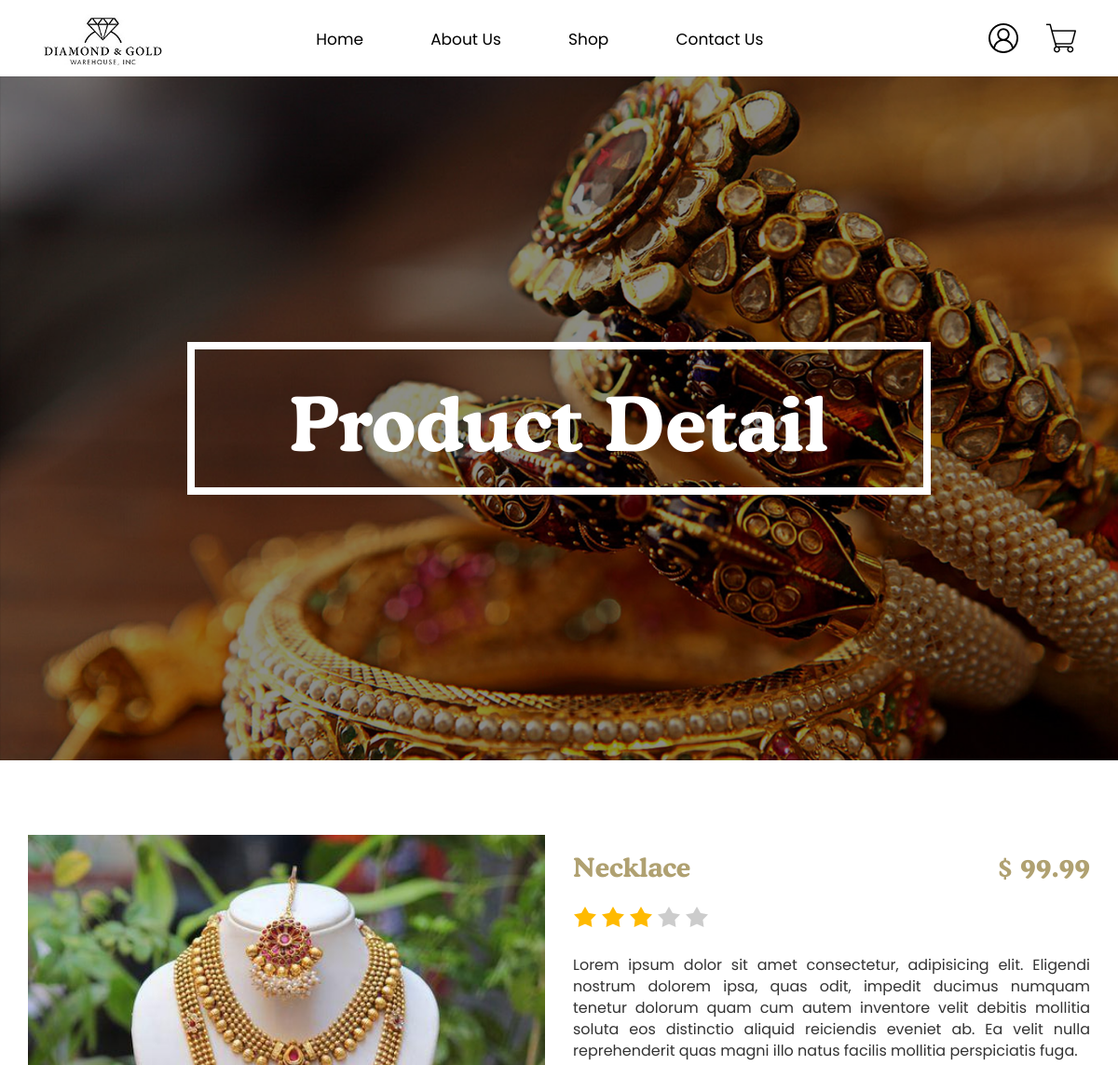
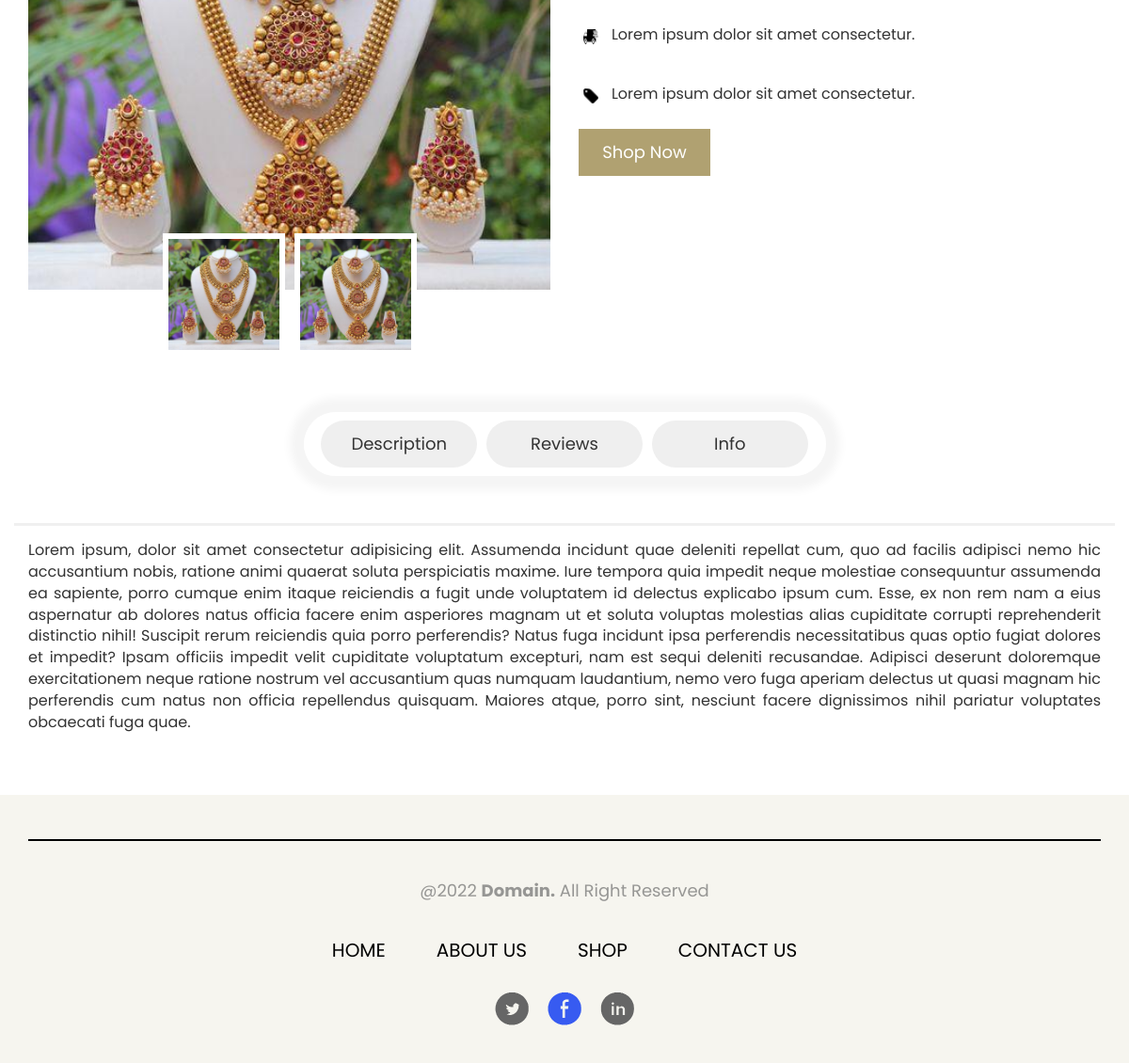
/webE-Commerce/productDetail.php?productid=15, run on the app's committed database (2 pictures, top to bottom).
### tables this page shows
CREATE TABLE `products` (
  `p_id` int(11) NOT NULL,
  `name` varchar(150) NOT NULL,
  `price` float NOT NULL,
  `description` text NOT NULL,
  `image` varchar(500) NOT NULL,
  `quantity` int(11) NOT NULL,
  `status` tinyint(1) NOT NULL,
  `created_on` timestamp NOT NULL DEFAULT current_timestamp()
);

### webE-Commerce/productDetail.php (the view, shortened to what this page needs)
<?php
$size = 0;
?>
<!DOCTYPE html>
<html lang="en">
<head>
    <link href="css/bootstrap.min.css" rel="stylesheet">
    <link href="css/style.css?v=<?php echo time(); ?>" rel="stylesheet" type="text/css" />
</head>
<body>
    <?php
    include('connection.php');
    $p_id = $_GET["productid"];
    $sql = "SELECT * FROM `products` WHERE p_id = " . $p_id;
    $result = $con->query($sql);
    $data = mysqli_fetch_array($result);
    ?>
    <header>
        <div class="container">
            <div class="row">
                <nav class="navbar navbar-default bg-color">
                    <div class="col-md-2 col-sm-2">
                        <div class="navbar-header">
                            <a class="navbar-brand" href="index.php">
                                <div class="logo">
                                    <img src="images/j_logo.png" alt="logo">
                                </div>
                            </a>
                        </div>
                    </div>
                    <div class="col-md-10 col-sm-10">
                        <div class="collapse navbar-collapse" id="my-navbar-collapse">
                            <div class="row">
                                <div class="col-md-9 col-sm-9 navigation-bar">
                                    <ul class="nav navbar-nav">
                                        <li><a href="index.php">Home</a></li>
                                        <li><a href="aboutus.php">About Us</a></li>
                                        <li><a href="menu.php">Shop</a></li>
                                        <li><a href="contactus.php">Contact Us</a></li>
                                    </ul>
                                </div>
                                <div class="col-md-3 col-sm-3 icons">
                                    <ul class="nav navbar-nav navbar-right">
                                        <li>
                                            <a href="userAccount.php">
                                                <div class="user-active" data-icon="<?php echo ($_SESSION['user-active']) ?>" id="cart_item_qty">
                                                    <img src="images/user.png" alt="" class="bell-icon" />
                                                </div>
                                            </a>
                                        </li>
                                        <li>
                                            <a href="checkout.php">
                                                <div class="cart-item-qty" data-number="<?php echo ($size) ?>" id="cart_item_qty">
                                                    <img src="images/cart.png" alt="" class="bell-icon" />
                                                </div>
                                            </a>
                                        </li>
                                    </ul>
                                </div>
                            </div>
                        </div>
                    </div>
                </nav>
            </div>
        </div>
    </header>
    <section>
        <div class="banner-main">
            <div class="container">
                <div class="border-banner">
                    <h1 class="banner-heading">Product Detail</h1>
                </div>
            </div>
        </div>
    </section>
    <section>
        <div class="detail-product">
            <div class="container">
                <div class="row">
                    <div class="col-md-6">
                        <div class="product-image">
                            <div class="product-main-img">
                                <img src="<?php echo $data['image']; ?>" alt="">
                            </div>
                            <div class="product-sub-img">
                                <img src="<?php echo $data['image']; ?>" alt="">
                                <img src="<?php echo $data['image']; ?>" alt="">
                            </div>
                        </div>
                    </div>
                    <div class="col-md-6">
                        <div class="product-more-details">
                            <h2 class="subHeading"><?php echo $data['name']; ?><span>$ <?php echo $data['price']; ?></span></h2>
                            <div class="starts">
                                <ul>
                                    <li><img src="images/start0.png" alt="start"></li>
                                    <li><img src="images/start0.png" alt="start"></li>
                                    <li><img src="images/start0.png" alt="start"></li>
                                    <li><img src="images/start1.png" alt="start"></li>
                                    <li><img src="images/start1.png" alt="start"></li>
                                </ul>
                            </div>
                            <div class="aboutus">
                                <p class="mainPara">
                                    <?php echo $data['description']; ?>
                                </p>
                            </div>
                            <div class=" item-detail">
                                <ul>
                                    <li>
                                        <img src="images/car.png" alt="deliver car image">
                                    </li>
                                    <li>
                                        <p class="mainPara">Lorem ipsum dolor sit amet consectetur.</p>
                                    </li>
                                </ul>
                                <ul>
                                    <li>
                                        <img src="images/tag.png" alt="product tag image">
                                    </li>
                                    <li>
                                        <p class="mainPara">Lorem ipsum dolor sit amet consectetur.</p>
                                    </li>
                                </ul>
                            </div>
                            <div class="more-button">
                                <a href="cart.php?productid=<?php echo $p_id; ?>">Shop Now</a>
                            </div>
                        </div>
                    </div>
                </div>
            </div>
        </div>
    </section>
    <section>
        <div class="container">
            <div class="row">
                <div class="col-md-6 col-md-offset-3 col-sm-6 col-sm-offset-3">
                    <div class="category">
                        <div class="category-select">
                            <ul>
                                <li>
                                    <div class="select">
                                        <button onclick="description()">Description</button>
                                    </div>
                                </li>
                                <li>
                                    <div class="select">
                                        <button onclick="reviews()">Reviews</button>
                                    </div>
                                </li>
                                <li>
                                    <div class="select">
                                        <button onclick="info()">Info</button>
                                    </div>
                                </li>
                            </ul>
                        </div>
                    </div>
                </div>
            </div>
        </div>
    </section>
    <section>
        <div class="container">
            <div class="row">
                <div class="col-md-12 description" id="dec1">
                    <p class="mainPara">Lorem ipsum, dolor sit amet consectetur adipisicing elit. Assumenda incidunt
                        quae
                        deleniti repellat cum, quo ad facilis adipisci nemo hic accusantium nobis, ratione
                        animi quaerat soluta perspiciatis maxime. Iure tempora quia impedit neque molestiae
                        consequuntur assumenda ea sapiente, porro cumque enim itaque reiciendis a fugit unde
                        voluptatem id delectus explicabo ipsum cum. Esse, ex non rem nam a eius aspernatur
                        ab dolores natus officia facere enim asperiores magnam ut et soluta voluptas
                        molestias alias cupiditate corrupti reprehenderit distinctio nihil! Suscipit rerum
                        reiciendis quia porro perferendis? Natus fuga incidunt ipsa perferendis
                        necessitatibus quas optio fugiat dolores et impedit? Ipsam officiis impedit velit
                        cupiditate voluptatum excepturi, nam est sequi deleniti recusandae. Adipisci
                        deserunt doloremque exercitationem neque ratione nostrum vel accusantium quas
                        numquam laudantium, nemo vero fuga aperiam delectus ut quasi magnam hic perferendis
                        cum natus non officia repellendus quisquam. Maiores atque, porro sint, nesciunt
                        facere dignissimos nihil pariatur voluptates obcaecati fuga quae.</p>
                </div>
            </div>
        </div>
    </section>
    <footer>
        <div class="footerSection">
            <div class="container">
                <div class="row">
                    <div class="col-md-12 right">
                        <hr>
                        <p>@2022 <strong>Domain.</strong> All Right Reserved</p>
                    </div>
                </div>
                <div class="row">
                    <div class="col-md-12 col-sm-12">
                        <div class="navigation">
                            <ul>
                                <li><a href="index.php">HOME</a></li>
                                <li><a href="aboutus.php">ABOUT US</a></li>
                                <li><a href="menu.php">SHOP</a></li>
                                <li><a href="contactus.php">CONTACT US</a></li>
                            </ul>
                        </div>
                    </div>
                </div>
                <div class="row">
                    <div class="col-md-12">
                        <div class="contactUs">
                            <a href="#">
                                <img src="images/contactUs.png" alt="contact us pic">
                            </a>
                        </div>
                    </div>
                </div>
            </div>
        </div>
    </footer>
</body>
</html>

### webE-Commerce/css/style.css (style rules this page uses)
.bg-color { background-color: white; border: none; margin-bottom: 15px; }
.logo img { width: 130px; }
.navigation-bar ul { display: flex; justify-content: space-evenly; float: none; padding-top: 17px; color: black; }
.navigation-bar ul li a { text-decoration: none; font-family: 'Poppins', sans-serif; color: black !important; font-size: 17px; }
.navigation { text-align: center; }
.navigation ul { padding: 0px; padding-top: 27px; }
.navigation ul li { display: inline-block; }
.navigation ul li a { padding: 0 25px; color: black; font-size: 20px; text-decoration: none; font-family: 'Poppins', sans-serif; }
.icons { margin-top: 10px; }
.icons ul li a { padding-bottom: 0px; }
section { overflow: hidden; }
.banner-main { color: white; background-image: url("../images/banner.png"); height: auto; width: 100%; background-size: cover; background-repeat: no-repeat; text-align: center; }
.border-banner { border: 8px white solid; padding: 15px 20px; margin: 25% 15%; color: white; text-align: center; }
.banner-heading { font-family: cooper; font-size: 80px; font-weight: bold; }
.subHeading { font-family: cooper; font-size: 28px; color: #b0a171; }
.mainPara { font-size: 16px; font-family: 'Poppins', sans-serif; margin: 15px 0px; }
.aboutus { text-align: justify; }
.more-button { height: 50px; width: 140px; text-align: center; background-color: #b0a171; padding: 12px 0px; }
.more-button a { font-size: 18px; color: white; text-decoration: none; font-family: 'Poppins', sans-serif; }
.footerSection { background-color: #f6f5ef; }
.right { font-size: 18px; text-align: center; color: #969694; margin-top: 27px; font-family: 'Poppins', sans-serif; }
.right hr { border: 1.5px solid black; background-color: black; margin-bottom: 40px; }
.contactUs { margin: 20px 0px 40px 0px; text-align: center; }
.category { text-align: center; border: 1px solid white; width: 100%; box-shadow: 0px 0px 10px 15px #f5f5f5; border-radius: 50px; margin: 20px 0px; margin-bottom: 50px; padding: 3px 0px; }
.category-select ul { margin: 0px; padding: 5px 0px; }
.category-select ul li { display: inline-block; margin: 0px 3px; height: auto; width: 30%; }
.category-select ul li button { width: 100%; font-size: 18px; font-family: 'Poppins', sans-serif; border-radius: 50px; height: 50px; border: none; }
.detail-product { margin: 80px 0px 40px 0px; }
.product-image { text-align: center; }
.product-main-img img { width: 100%; max-height: 73vh; }
.product-sub-img { margin-top: -60px; display: flex; flex-direction: row; justify-content: center; }
.product-sub-img img { margin: 0px 5px; width: 130px; height: 130px; border: 6px solid white; }
.product-more-details .subHeading { position: relative; }
.product-more-details .subHeading span { position: absolute; right: 0%; }
.starts ul { padding: 15px 0px; }
.starts ul li { display: inline-block; padding: 0px 1px; }
.item-detail ul { padding: 0px; }
.item-detail ul li { display: inline-block; margin: 0px 5px; }
.item-detail ul li img { width: 16px; height: 16px; }
.description { border-top: 3px solid #f0f0f0; margin-bottom: 50px; text-align: justify; }
.cart-item-qty::after { content: attr(data-number); width: 20px; height: 20px; background-color: red; color: white; text-align: center; border-radius: 50%; position: absolute; top: 5px; right: 0; opacity: 0; transform: translate(3px); }
.user-active::after { content: attr(data-icon); width: 20px; height: 20px; background-color: red; color: white; text-align: center; border-radius: 50%; position: absolute; top: 5px; right: 0; opacity: 0; transform: translate(3px); }

### data on the page
products: image (picture), name "Necklace", price "99.99", description "Lorem ipsum dolor sit amet consectetur, adipisicing elit. Eligendi nostrum dolorem ipsa, quas odit, impedit ducimus numquam tenetur dolorum quam cum autem inventore velit debitis mollitia soluta eos distinctio aliquid reiciendis eveniet ab. Ea velit nulla reprehenderit quas magni illo natus facilis mollitia perspiciatis fuga."
